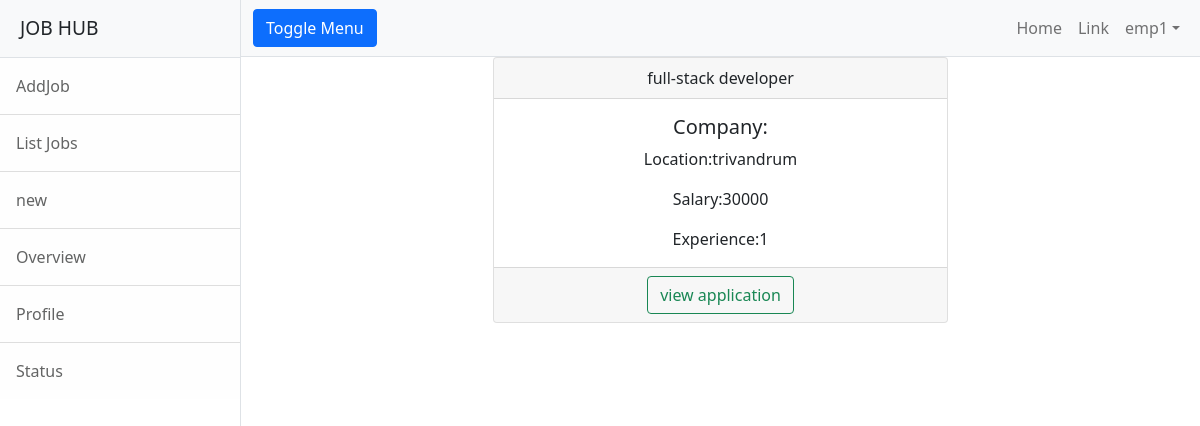
The app's page /employer/jobs/detail/2 (signed in) with its own data.
### employer/models.py (models this page shows, shortened)
class User(AbstractUser):
    options=(
        ("employer","employer"),
        ("candidate","candidate")
    )
    role=models.CharField(max_length=120,choices=options,default="candidate")
    phone=models.CharField(max_length=12,null=True)

class Jobs(models.Model):
    job_title=models.CharField(max_length=150)
    company=models.ForeignKey(User,on_delete=models.CASCADE,related_name="company")
    location=models.CharField(max_length=120)
    salary=models.PositiveIntegerField(null=True)
    experience=models.PositiveIntegerField(default=0)
    created_date=models.DateField(auto_now_add=True)
    last_date=models.DateField(null=True)
    active_status=models.BooleanField(default=True)

### employer/views.py (the view)
# urls.py: path('jobs/detail/<int:id>',views.JobDetailView.as_view(),name='detail-job'),
@method_decorator(sign_required,name='dispatch')
class JobDetailView(DetailView):
    model = Jobs
    context_object_name = "jobs"
    template_name = "emp-detailjob.html"
    pk_url_kwarg = "id"

### employer/templates/emp-detailjob.html
{%extends 'base.html'%}
{%block body_block%}
<div class="row">
  <div class="col-3"></div>
  <div class="col-6">
    <div class="card text-center">
  <div class="card-header">
    {{jobs.job_title}}
  </div>
  <div class="card-body">
    <h5 class="card-title"> <span>Company</span>:{{jobs.company_name}}</h5>
    <p class="card-text">Location:{{jobs.location}}</p>
      <p class="card-text">Salary:{{jobs.salary}}</p>
      <p class="card-text">Experience:{{jobs.experience}}</p>
  </div>
  <div class="card-footer text-muted">
    <a href="{%url 'emp-applist' jobs.id%}" class="btn btn-outline-success">view application</a>
  </div>
</div>
  </div>
</div>
{%endblock%}

### employer/templates/base.html (shortened to what this page needs)
<!DOCTYPE html>
{%load static%}
<html lang="en">
    <head>
        <link href="{%static 'css/styles.css'%}" rel="stylesheet" />
    </head>
    <body>
        <div class="d-flex" id="wrapper">
            <div class="border-end bg-white" id="sidebar-wrapper">
                <div class="sidebar-heading border-bottom bg-light">JOB HUB</div>
                <div class="list-group list-group-flush">
                    <a class="list-group-item list-group-item-action list-group-item-light p-3" href="{%url 'emp-addjob'%}">AddJob</a>
                    <a class="list-group-item list-group-item-action list-group-item-light p-3" href="{%url 'list-alljob'%}">List Jobs</a>
                    <a class="list-group-item list-group-item-action list-group-item-light p-3" href="">new</a>
                    <a class="list-group-item list-group-item-action list-group-item-light p-3" href="#!">Overview</a>
                    <a class="list-group-item list-group-item-action list-group-item-light p-3" href="#!">Profile</a>
                    <a class="list-group-item list-group-item-action list-group-item-light p-3" href="#!">Status</a>
                </div>
            </div>
            <div id="page-content-wrapper">
                <nav class="navbar navbar-expand-lg navbar-light bg-light border-bottom">
                    <div class="container-fluid">
                        <button class="btn btn-primary" id="sidebarToggle">Toggle Menu</button>
                        <div class="collapse navbar-collapse" id="navbarSupportedContent">
                            <ul class="navbar-nav ms-auto mt-2 mt-lg-0">
                                <li class="nav-item active"><a class="nav-link" href="#!">Home</a></li>
                                <li class="nav-item"><a class="nav-link" href="#!">Link</a></li>
                                <li class="nav-item dropdown">
                                    <a class="nav-link dropdown-toggle" id="navbarDropdown" href="#" role="button" data-bs-toggle="dropdown" aria-haspopup="true" aria-expanded="false">{{request.user}}</a>
                                </li>
                            </ul>
                        </div>
                    </div>
                </nav>
                <div class="container-fluid">
                    {%block body_block%}
                    {%endblock%}
                </div>
            </div>
        </div>
    </body>
</html>

### records on screen
User: user "emp1"
Jobs: job_title "full-stack developer", location "trivandrum", salary "30000", experience "1"
